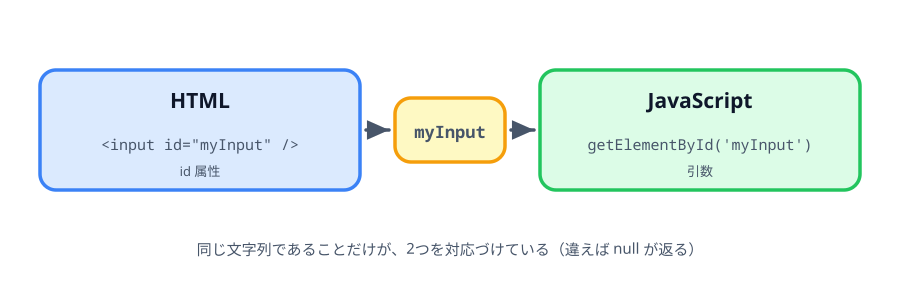

This figure's Python source:
"""1-1 の解説図: HTML の id 属性と getElementById の引数が同じ文字列で対応する。

イメージスキーマ = LINK（離れた2か所が1つの値で結ばれる）。
実行: cd images && python3 01-id-link.py
"""

import pathlib
import sys

sys.path.insert(0, str(pathlib.Path.home() / ".claude/skills/genfig"))
from genfig import Canvas  # noqa: E402

c = Canvas(900, 300)

html = c.sticky(40, 70, 320, 120, color="blue")
c.text(200, 108, "HTML", scale="heading", align="center")
c.text(200, 150, '<input id="myInput" />', scale="body", align="center",
       font="technical")
c.text(200, 176, "id 属性", scale="caption", align="center")

js = c.sticky(540, 70, 320, 120, color="green")
c.text(700, 108, "JavaScript", scale="heading", align="center")
c.text(700, 150, "getElementById('myInput')", scale="body", align="center",
       font="technical")
c.text(700, 176, "引数", scale="caption", align="center")

key = c.sticky(395, 98, 110, 64, color="yellow")
c.text(450, 138, "myInput", scale="label", align="center", font="technical")

c.link(html, key)
c.link(key, js)

c.text(450, 255,
       "同じ文字列であることだけが、2つを対応づけている（違えば null が返る）",
       scale="body", align="center")

print(c.save("01-id-link.svg"))
